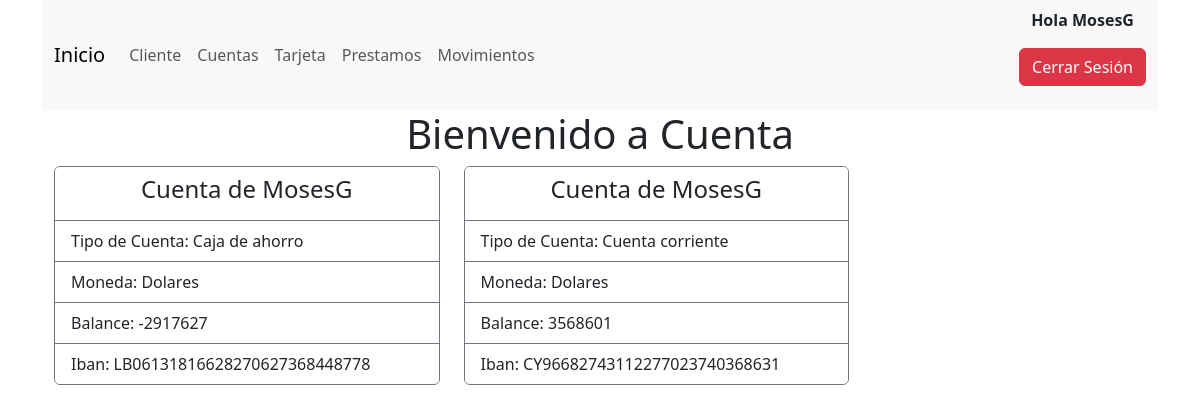
The page /cuentas/ (signed in) on the database its author committed.
### Login/models.py (models this page shows)
class CustomUser(AbstractUser):
    customer_DNI_id = models.CharField(null=True, blank=True, max_length=10)

### Cuentas/models.py (models this page shows)
class Cuenta(models.Model):
    account_id = models.AutoField(primary_key=True)
    customer = models.ForeignKey("Clientes.cliente", on_delete=models.CASCADE)
    balance = models.IntegerField()
    iban = models.TextField()
    tipo_cuenta = models.ForeignKey("TipoCuenta", on_delete=models.CASCADE)
    class Meta:
        managed = False
        db_table = 'cuenta'

class TipoCuenta(models.Model):
    tipo_cuenta_id = models.AutoField(primary_key=True, blank=True, null=False,)
    cuenta_name = models.TextField()
    moneda = models.TextField()
    class Meta:
        managed = False
        db_table = 'tipo_cuenta'

### Cuentas/views.py (the view)
# urls.py: path('cuentas/',Cuentas,name = 'Cuentas'),
@login_required
def Cuentas(request):
    cuenta = Cuenta.objects.all()
    tipo_cuenta = TipoCuenta.objects.all()
    cliente = Cliente
    return render(request,'cuentas.html',{'cuenta':cuenta,'cliente':cliente ,'tipo_cuenta':tipo_cuenta  })

### Cuentas/templates/cuentas.html (shortened to what this page needs)
{% extends 'home.html'%}
{% block h1%}Cuenta{% endblock %}
{% block content%}
<main class="container pt-2">
    <article class=" row row-cols-1 row-cols-md-2 g-4  col-9 listado pt-2">
        {% if user.cliente.customer_name == user.first_name %}
        {%for cuenta in cuenta %}
        {% if cuenta.customer_id == user.cliente.customer_id %}
        <section class="col-5 mt-2 mb-4">
            <section class="card border-secondary ">
            <ul class="list-group list-group-flush" >
                <li class="list-group-item border-secondary text-center"><h4>Cuenta de {{user.username}} </h4></li>
                {%for tipo_cuenta in tipo_cuenta %}
                    {% if cuenta.tipo_cuenta_id == tipo_cuenta.tipo_cuenta_id %}
                        <li class="list-group-item border-secondary text-dark">Tipo de Cuenta: {{tipo_cuenta.cuenta_name}}</li>
                        <li class="list-group-item border-secondary text-dark">Moneda: {{tipo_cuenta.moneda}}</li>
                    {% endif %}
                {% endfor %}
                <li class="list-group-item border-secondary text-dark ">Balance: {{cuenta.balance}}</li>
                <li class="list-group-item border-secondary text-dark">Iban: {{cuenta.iban}}</li>
            </ul>
        </section>
    </section>
            {% endif %}
        {% endfor %}
        {% else %}
                        <li class="list-group-item border-secondary text-danger">El Usuario <strong>{{user.username}}</strong> No tiene Cuentas registradas</li>
                    {% endif %}
    </article>
</main>
{%endblock%}

### Login/templates/home.html (shortened to what this page needs)
<!DOCTYPE html>
<html lang="es">
<head>
    <link href="https://cdn.jsdelivr.net/npm/bootstrap@5.3.2/dist/css/bootstrap.min.css" rel="stylesheet"
>
</head>
<body>
    <main class="container">
        <nav class="navbar navbar-expand-lg bg-body-tertiary">
            <div class="container-fluid">
                <a class="navbar-brand" href="{% url 'home' %}">Inicio</a>
                <div class="collapse navbar-collapse" id="navbarNav">
                    <ul class="navbar-nav">
                        <li class="nav-item">
                            <a class="nav-link" aria-current="page" href="{% url 'Cliente' %}">Cliente</a>
                        </li>
                        <li class="nav-item ">
                            <a class="nav-link" href="{% url 'Cuentas' %}">Cuentas</a>
                        </li>
                        <li class="nav-item">
                            <a class="nav-link" href="{% url 'tarjetas' %}">Tarjeta</a>
                        </li>
                        <li class="nav-item ">
                            <a class="nav-link" href="{% url 'Prestamos' %}">Prestamos</a>
                        </li>
                        <li class="nav-item ">
                            <a class="nav-link" href="{% url 'Movimientos' %}">Movimientos</a>
                        </li>
                    </ul>
                </div>
        <ul class="justify-content-end ">
        {% if user.is_authenticated %}
        <p class="text-center"><b> Hola {{user.username }}</b></p>
            <a class="btn btn-danger" role="button" href="{% url 'logout' %}">Cerrar Sesión</a>
            {% else %}
            <a class="btn btn-primary " role="button"  href="{% url 'login' %}">Iniciar Sesión</a>
            <a class="btn btn-secondary" role="button" href="{% url 'register'%}">Registrar</a>
            {% endif %}
        </ul>
    </div>
    </nav>
    {% if user.is_authenticated %}
    <h1 class="text-center">Bienvenido a {% block h1%}HomeBanking{% endblock %}</h1>
    {% endif %}
        {% block content%}
        {%endblock%}
</body>
</html>

### rows shown on the page
CustomUser: username "MosesG"
Cuenta: balance "-2917627", iban "LB06131816628270627368448778"
TipoCuenta: cuenta_name "Caja de ahorro", moneda "Dolares"
Cuenta: balance "3568601", iban "CY96682743112277023740368631"
TipoCuenta: cuenta_name "Cuenta corriente", moneda "Dolares"
